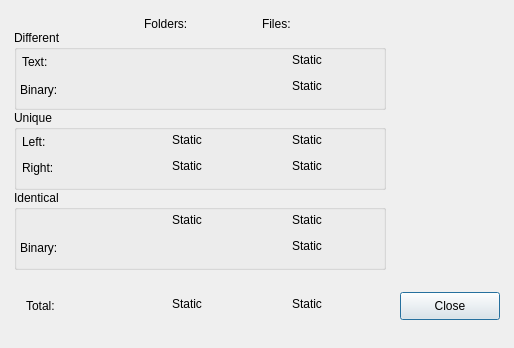
<?xml version="1.0" encoding="UTF-8"?><ui version="4.0"><class>IDD_COMPARE_STATISTICS</class>
<widget class="QDialog" name="IDD_COMPARE_STATISTICS">
<property name="geometry">
<rect><x>0</x><y>0</y>
<width>514</width><height>348</height></rect></property>
<property name="windowTitle"><string>"Compare Statistics"
</string></property>
<widget class="QGroupBox" name="IDC_STATIC">
<property name="geometry">
<rect><x>14</x><y>30</y><width>372</width><height>80</height></rect></property>
<property name="title"><string>Different</string></property>
<widget class="QLabel" name="IDC_STATIC">
<property name="geometry">
<rect><x>8</x><y>22</y><width>112</width><height>20</height></rect></property>
<property name="text"><string>Text:</string></property>
<property name="inputMethodHints"><set>Qt::ImhMultiLine</set></property><property name="wordWrap"><bool>true</bool></property></widget>
<widget class="QLabel" name="IDC_STAT_DIFFFILE">
<property name="geometry">
<rect><x>278</x><y>20</y><width>76</width><height>20</height></rect></property>
<property name="text"><string>Static</string></property>
<property name="inputMethodHints"><set>Qt::ImhMultiLine</set></property><property name="wordWrap"><bool>true</bool></property></widget>
<widget class="QLabel" name="IDC_STATIC">
<property name="geometry">
<rect><x>6</x><y>50</y><width>112</width><height>20</height></rect></property>
<property name="text"><string>Binary:</string></property>
<property name="inputMethodHints"><set>Qt::ImhMultiLine</set></property><property name="wordWrap"><bool>true</bool></property></widget>
<widget class="QLabel" name="IDC_STAT_DIFFBINARY">
<property name="geometry">
<rect><x>278</x><y>46</y><width>76</width><height>20</height></rect></property>
<property name="text"><string>Static</string></property>
<property name="inputMethodHints"><set>Qt::ImhMultiLine</set></property><property name="wordWrap"><bool>true</bool></property></widget>
</widget>
<widget class="QGroupBox" name="IDC_STATIC">
<property name="geometry">
<rect><x>14</x><y>110</y><width>372</width><height>80</height></rect></property>
<property name="title"><string>Unique</string></property>
<widget class="QLabel" name="IDC_STATIC">
<property name="geometry">
<rect><x>8</x><y>22</y><width>112</width><height>20</height></rect></property>
<property name="text"><string>Left:</string></property>
<property name="inputMethodHints"><set>Qt::ImhMultiLine</set></property><property name="wordWrap"><bool>true</bool></property></widget>
<widget class="QLabel" name="IDC_STAT_LUNIQFOLDER">
<property name="geometry">
<rect><x>158</x><y>20</y><width>76</width><height>20</height></rect></property>
<property name="text"><string>Static</string></property>
<property name="inputMethodHints"><set>Qt::ImhMultiLine</set></property><property name="wordWrap"><bool>true</bool></property></widget>
<widget class="QLabel" name="IDC_STAT_LUNIQFILE">
<property name="geometry">
<rect><x>278</x><y>20</y><width>76</width><height>20</height></rect></property>
<property name="text"><string>Static</string></property>
<property name="inputMethodHints"><set>Qt::ImhMultiLine</set></property><property name="wordWrap"><bool>true</bool></property></widget>
<widget class="QLabel" name="IDC_STATIC">
<property name="geometry">
<rect><x>8</x><y>48</y><width>112</width><height>20</height></rect></property>
<property name="text"><string>Right:</string></property>
<property name="inputMethodHints"><set>Qt::ImhMultiLine</set></property><property name="wordWrap"><bool>true</bool></property></widget>
<widget class="QLabel" name="IDC_STAT_RUNIQFOLDER">
<property name="geometry">
<rect><x>158</x><y>46</y><width>76</width><height>20</height></rect></property>
<property name="text"><string>Static</string></property>
<property name="inputMethodHints"><set>Qt::ImhMultiLine</set></property><property name="wordWrap"><bool>true</bool></property></widget>
<widget class="QLabel" name="IDC_STAT_RUNIQFILE">
<property name="geometry">
<rect><x>278</x><y>46</y><width>76</width><height>20</height></rect></property>
<property name="text"><string>Static</string></property>
<property name="inputMethodHints"><set>Qt::ImhMultiLine</set></property><property name="wordWrap"><bool>true</bool></property></widget>
</widget>
<widget class="QGroupBox" name="IDC_STATIC">
<property name="geometry">
<rect><x>14</x><y>190</y><width>372</width><height>80</height></rect></property>
<property name="title"><string>Identical</string></property>
<widget class="QLabel" name="IDC_STAT_IDENTICFOLDER">
<property name="geometry">
<rect><x>158</x><y>20</y><width>76</width><height>20</height></rect></property>
<property name="text"><string>Static</string></property>
<property name="inputMethodHints"><set>Qt::ImhMultiLine</set></property><property name="wordWrap"><bool>true</bool></property></widget>
<widget class="QLabel" name="IDC_STAT_IDENTICFILE">
<property name="geometry">
<rect><x>278</x><y>20</y><width>76</width><height>20</height></rect></property>
<property name="text"><string>Static</string></property>
<property name="inputMethodHints"><set>Qt::ImhMultiLine</set></property><property name="wordWrap"><bool>true</bool></property></widget>
<widget class="QLabel" name="IDC_STATIC">
<property name="geometry">
<rect><x>6</x><y>48</y><width>112</width><height>20</height></rect></property>
<property name="text"><string>Binary:</string></property>
<property name="inputMethodHints"><set>Qt::ImhMultiLine</set></property><property name="wordWrap"><bool>true</bool></property></widget>
<widget class="QLabel" name="IDC_STAT_IDENTICBINARY">
<property name="geometry">
<rect><x>278</x><y>46</y><width>76</width><height>20</height></rect></property>
<property name="text"><string>Static</string></property>
<property name="inputMethodHints"><set>Qt::ImhMultiLine</set></property><property name="wordWrap"><bool>true</bool></property></widget>
</widget>
<widget class="QLabel" name="IDC_STATIC">
<property name="geometry">
<rect><x>144</x><y>14</y><width>76</width><height>20</height></rect></property>
<property name="text"><string>Folders:</string></property>
<property name="inputMethodHints"><set>Qt::ImhMultiLine</set></property><property name="wordWrap"><bool>true</bool></property></widget>
<widget class="QLabel" name="IDC_STATIC">
<property name="geometry">
<rect><x>262</x><y>14</y><width>78</width><height>20</height></rect></property>
<property name="text"><string>Files:</string></property>
<property name="inputMethodHints"><set>Qt::ImhMultiLine</set></property><property name="wordWrap"><bool>true</bool></property></widget>
<widget class="QLabel" name="IDC_STATIC">
<property name="geometry">
<rect><x>26</x><y>296</y><width>112</width><height>20</height></rect></property>
<property name="text"><string>Total:</string></property>
<property name="inputMethodHints"><set>Qt::ImhMultiLine</set></property><property name="wordWrap"><bool>true</bool></property></widget>
<widget class="QLabel" name="IDC_STAT_TOTALFOLDER">
<property name="geometry">
<rect><x>172</x><y>294</y><width>76</width><height>20</height></rect></property>
<property name="text"><string>Static</string></property>
<property name="inputMethodHints"><set>Qt::ImhMultiLine</set></property><property name="wordWrap"><bool>true</bool></property></widget>
<widget class="QLabel" name="IDC_STAT_TOTALFILE">
<property name="geometry">
<rect><x>292</x><y>294</y><width>76</width><height>20</height></rect></property>
<property name="text"><string>Static</string></property>
<property name="inputMethodHints"><set>Qt::ImhMultiLine</set></property><property name="wordWrap"><bool>true</bool></property></widget>
<widget class="QPushButton" name="IDOK">
<property name="geometry">
<rect><x>400</x><y>292</y><width>100</width><height>28</height></rect></property>
<property name="text"><string>Close</string></property>
</widget>
</widget><resources/><connections/></ui>
